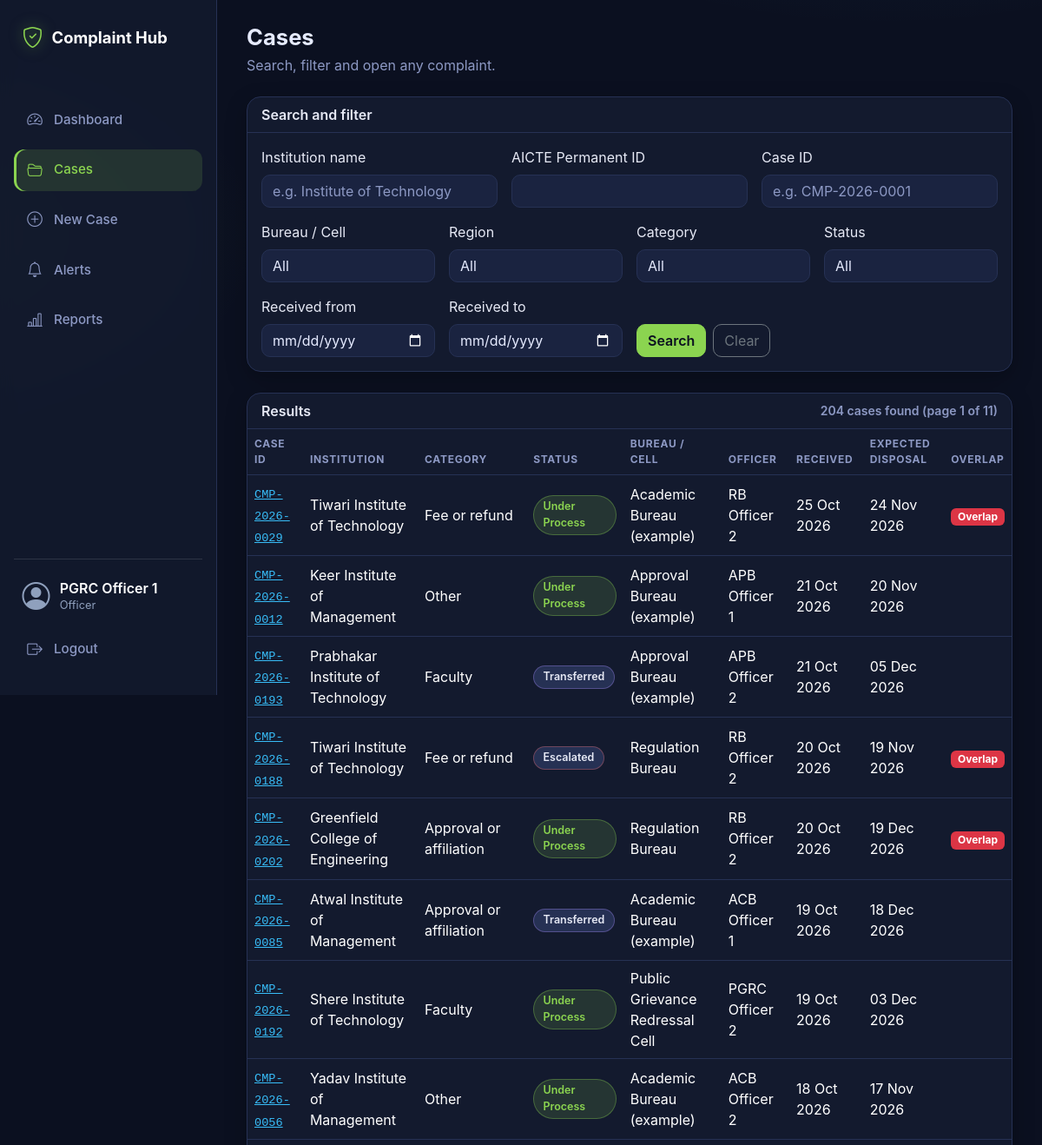
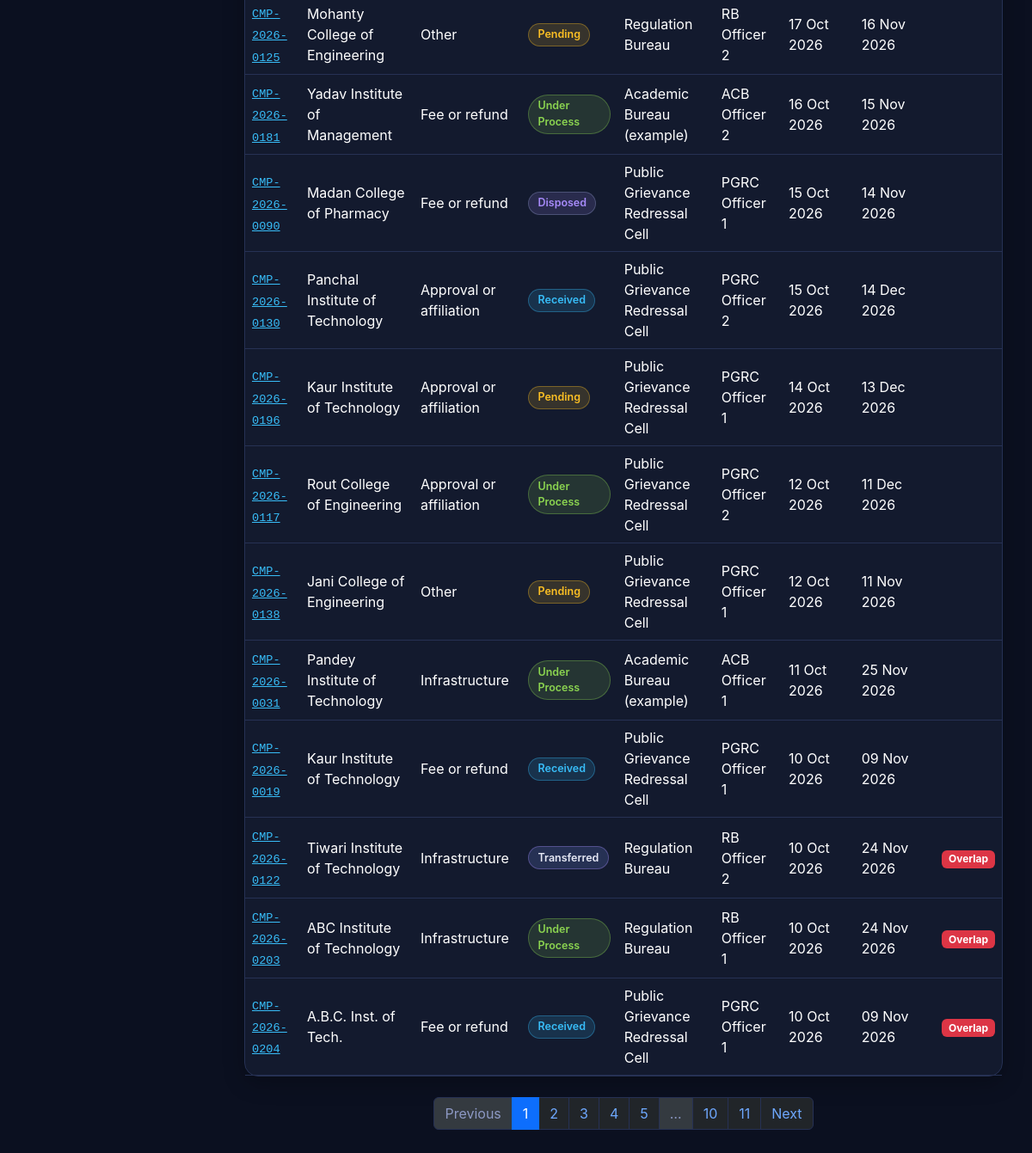
Before: /cases (signed in) with the older database file (2 pictures, top to bottom).
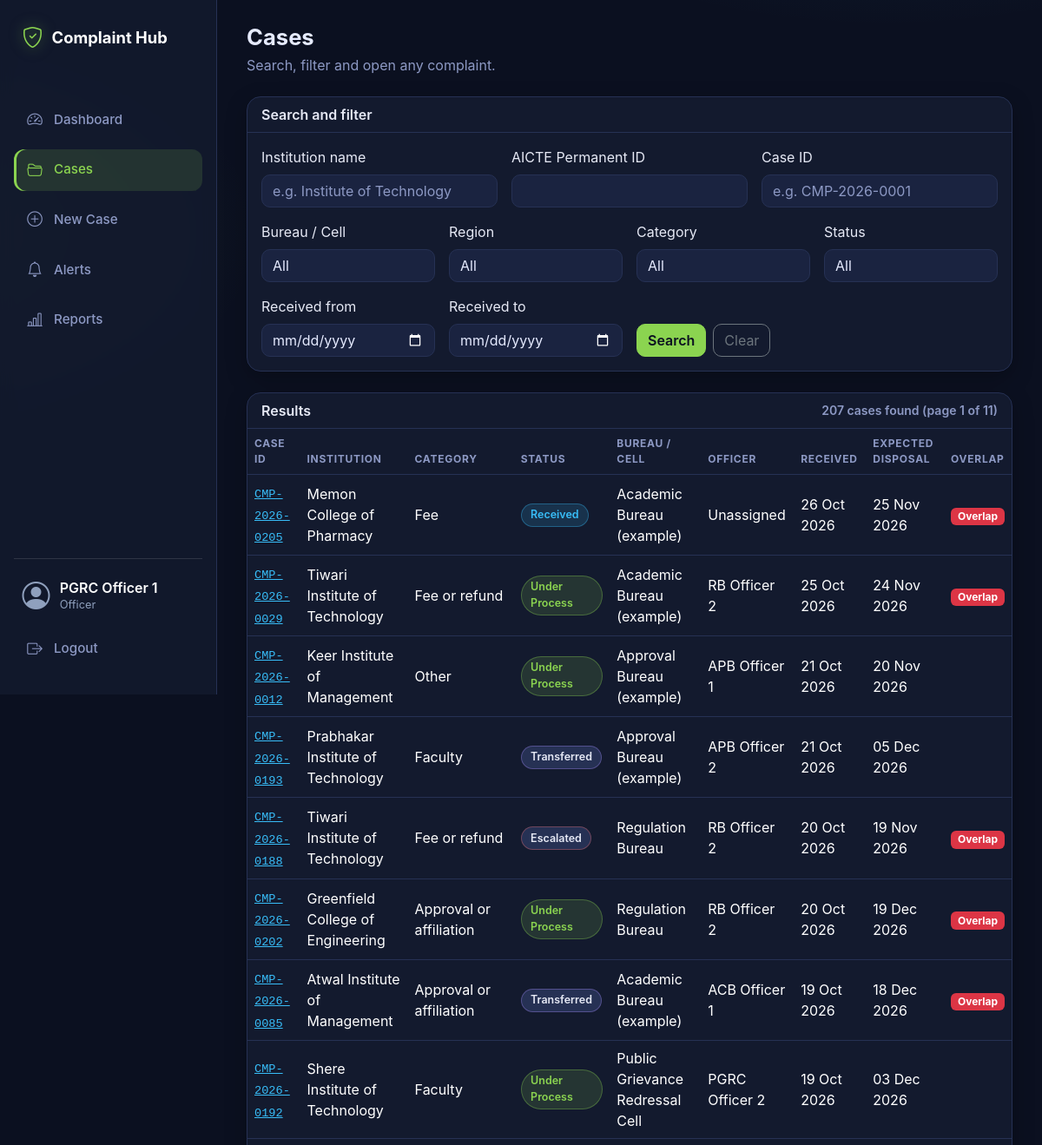
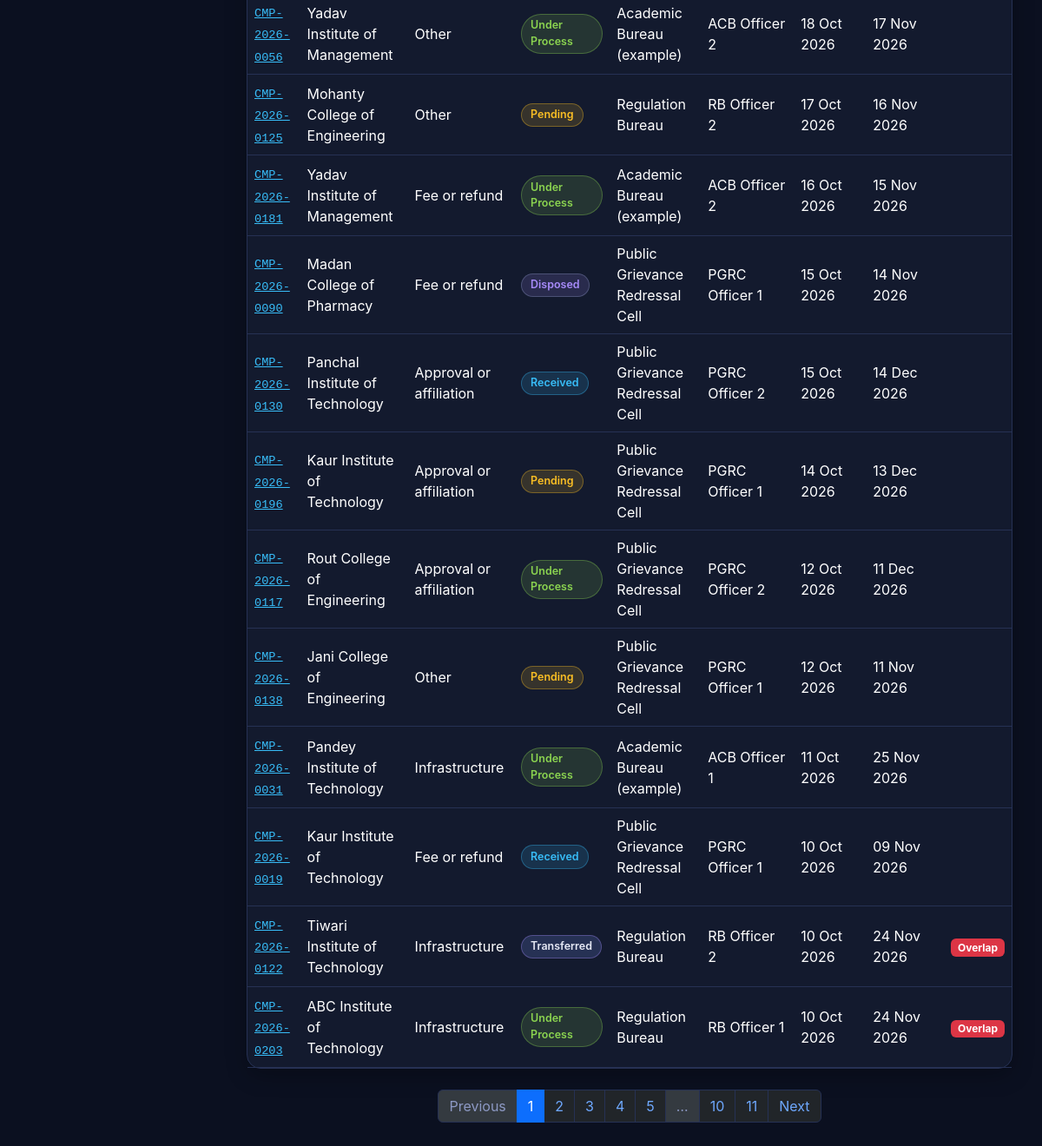
After: the same page with the newer database file (2 pictures, top to bottom).
### models.py (models this page shows)
class User(UserMixin, db.Model):
    __tablename__ = "users"
    id = db.Column(db.Integer, primary_key=True)
    name = db.Column(db.String(100), nullable=False)
    email = db.Column(db.String(120), unique=True, nullable=False)
    password_hash = db.Column(db.String(255), nullable=False)
    role = db.Column(db.String(30), nullable=False)  # admin, officer, regional, senior
    bureau_id = db.Column(db.Integer, db.ForeignKey("bureaus.id"))
    region = db.Column(db.String(50))
    bureau = db.relationship("Bureau")

class Case(db.Model):
    __tablename__ = "cases"
    id = db.Column(db.String(30), primary_key=True)  # e.g. CMP-2026-0001
    institution_id = db.Column(db.String(20), db.ForeignKey("institutions.id"), nullable=False)
    category = db.Column(db.String(60))
    description = db.Column(db.Text)
    received_on = db.Column(db.Date)
    status = db.Column(db.String(30), default="Received")
    current_bureau_id = db.Column(db.Integer, db.ForeignKey("bureaus.id"))
    assigned_officer_id = db.Column(db.Integer, db.ForeignKey("users.id"))
    last_action_summary = db.Column(db.String(200))
    last_action_on = db.Column(db.DateTime)
    next_action_required = db.Column(db.String(200))
    expected_disposal_on = db.Column(db.Date)
    is_escalated = db.Column(db.Boolean, default=False)
    overlap_flag = db.Column(db.Boolean, default=False)
    current_bureau = db.relationship("Bureau")
    officer = db.relationship("User")
    actions = db.relationship("CaseAction", backref="case", order_by="CaseAction.performed_at")

class Institution(db.Model):
    __tablename__ = "institutions"
    id = db.Column(db.String(20), primary_key=True)  # AICTE Permanent ID
    name = db.Column(db.String(200), nullable=False)
    city = db.Column(db.String(100))
    state = db.Column(db.String(100))
    region = db.Column(db.String(50))
    cases = db.relationship("Case", backref="institution")

class Bureau(db.Model):
    __tablename__ = "bureaus"
    id = db.Column(db.Integer, primary_key=True)
    code = db.Column(db.String(20), unique=True, nullable=False)
    name = db.Column(db.String(120), nullable=False)

### app.py (the view)
@app.route("/cases")
def cases():
    f = {
        "institution": request.args.get("institution", "").strip(),
        "institution_id": request.args.get("institution_id", "").strip(),
        "case_id": request.args.get("case_id", "").strip(),
        "bureau": request.args.get("bureau", "").strip(),
        "region": request.args.get("region", "").strip(),
        "category": request.args.get("category", "").strip(),
        "status": request.args.get("status", "").strip(),
        "date_from": request.args.get("date_from", "").strip(),
        "date_to": request.args.get("date_to", "").strip(),
    }
    page = request.args.get("page", 1, type=int)
    query = Case.query.join(Institution)
    if f["institution"]:
        query = query.filter(Institution.name.ilike(f"%{f['institution']}%"))
    if f["institution_id"]:
        query = query.filter(Institution.id.ilike(f"%{f['institution_id']}%"))
    if f["case_id"]:
        query = query.filter(Case.id.ilike(f"%{f['case_id']}%"))
    if f["bureau"].isdigit():
        query = query.filter(Case.current_bureau_id == int(f["bureau"]))
    if f["region"]:
        query = query.filter(Institution.region == f["region"])
    if f["category"]:
        query = query.filter(Case.category == f["category"])
    if f["status"]:
        query = query.filter(Case.status == f["status"])
    date_from = parse_date(f["date_from"])
    date_to = parse_date(f["date_to"])
    if date_from:
        query = query.filter(Case.received_on >= date_from)
    if date_to:
        query = query.filter(Case.received_on <= date_to)
    pagination = query.order_by(Case.received_on.desc(), Case.id).paginate(
        page=page, per_page=20, error_out=False
    )
    bureaus = Bureau.query.order_by(Bureau.name).all()
    regions = [
        row[0]
        for row in db.session.query(Institution.region)
        .filter(Institution.region.isnot(None))
        .distinct()
        .order_by(Institution.region)
    ]
    categories = [
        row[0]
        for row in db.session.query(Case.category)
        .filter(Case.category.isnot(None))
        .distinct()
        .order_by(Case.category)
    ]
    statuses = [
        row[0]
        for row in db.session.query(Case.status)
        .filter(Case.status.isnot(None))
        .distinct()
        .order_by(Case.status)
    ]
    active_filters = {key: value for key, value in f.items() if value}
    return render_template(
        "cases.html",
        pagination=pagination,
        f=f,
        active_filters=active_filters,
        bureaus=bureaus,
        regions=regions,
        categories=categories,
        statuses=statuses,
    )

### templates/cases.html (shortened to what this page needs)
{% extends "base.html" %}
{% block content %}
<div class="mb-4">
    <h1 class="page-title">Cases</h1>
    <p class="page-sub">Search, filter and open any complaint.</p>
</div>
<form method="GET" action="/cases" class="card mb-4">
    <div class="card-header">Search and filter</div>
    <div class="card-body">
        <div class="row g-3">
            <div class="col-md-4">
                <label class="form-label" for="institution">Institution name</label>
                <input type="text" class="form-control" id="institution" name="institution"
                       value="{{ f.institution }}" placeholder="e.g. Institute of Technology">
            </div>
            <div class="col-md-4">
                <label class="form-label" for="institution_id">AICTE Permanent ID</label>
                <input type="text" class="form-control" id="institution_id" name="institution_id"
                       value="{{ f.institution_id }}">
            </div>
            <div class="col-md-4">
                <label class="form-label" for="case_id">Case ID</label>
                <input type="text" class="form-control" id="case_id" name="case_id"
                       value="{{ f.case_id }}" placeholder="e.g. CMP-2026-0001">
            </div>
            <div class="col-md-3">
                <label class="form-label" for="bureau">Bureau / Cell</label>
                <select class="form-select" id="bureau" name="bureau">
                    <option value="">All</option>
                </select>
            </div>
            <div class="col-md-3">
                <label class="form-label" for="region">Region</label>
                <select class="form-select" id="region" name="region">
                    <option value="">All</option>
                </select>
            </div>
            <div class="col-md-3">
                <label class="form-label" for="category">Category</label>
                <select class="form-select" id="category" name="category">
                    <option value="">All</option>
                </select>
            </div>
            <div class="col-md-3">
                <label class="form-label" for="status">Status</label>
                <select class="form-select" id="status" name="status">
                    <option value="">All</option>
                </select>
            </div>
            <div class="col-md-3">
                <label class="form-label" for="date_from">Received from</label>
                <input type="date" class="form-control" id="date_from" name="date_from" value="{{ f.date_from }}">
            </div>
            <div class="col-md-3">
                <label class="form-label" for="date_to">Received to</label>
                <input type="date" class="form-control" id="date_to" name="date_to" value="{{ f.date_to }}">
            </div>
            <div class="col-md-6 d-flex align-items-end gap-2">
                <button type="submit" class="btn btn-primary">Search</button>
                <a href="/cases" class="btn btn-outline-secondary">Clear</a>
            </div>
        </div>
    </div>
</form>
<div class="card mb-4">
    <div class="card-header d-flex justify-content-between align-items-center flex-wrap gap-2">
        <span>Results</span>
        <span class="text-muted small">
            {{ pagination.total }} case{{ '' if pagination.total == 1 else 's' }} found
            {% if pagination.total > 0 %}
                (page {{ pagination.page }} of {{ pagination.pages }})
            {% endif %}
        </span>
    </div>
    <div class="table-responsive">
        <table class="table table-hover align-middle mb-0">
            <thead>
                <tr>
                    <th>Case ID</th>
                    <th>Institution</th>
                    <th>Category</th>
                    <th>Status</th>
                    <th>Bureau / Cell</th>
                    <th>Officer</th>
                    <th>Received</th>
                    <th>Expected disposal</th>
                    <th>Overlap</th>
                </tr>
            </thead>
            <tbody>
                {% for c in pagination.items %}
                <tr>
                    <td><a href="/cases/{{ c.id }}" class="mono">{{ c.id }}</a></td>
                    <td>{{ c.institution.name }}</td>
                    <td>{{ c.category or '-' }}</td>
                    <td>{% if c.status %}<span class="badge-status status-{{ c.status|lower|replace(' ', '-') }}">{{ c.status }}</span>{% else %}-{% endif %}</td>
                    <td>{{ c.current_bureau.name if c.current_bureau else '-' }}</td>
                    <td>{{ c.officer.name if c.officer else 'Unassigned' }}</td>
                    <td>{{ c.received_on.strftime('%d %b %Y') if c.received_on else '-' }}</td>
                    <td>{{ c.expected_disposal_on.strftime('%d %b %Y') if c.expected_disposal_on else '-' }}</td>
                    <td>
                        {% if c.overlap_flag %}
                        <span class="badge bg-danger">Overlap</span>
                        {% endif %}
                    </td>
                </tr>
                {% else %}
                <tr>
                    <td colspan="9" class="text-center text-muted py-4">No cases match your search.</td>
                </tr>
                {% endfor %}
            </tbody>
        </table>
    </div>
</div>
{% if pagination.pages > 1 %}
<nav class="mb-5">
    <ul class="pagination justify-content-center">
        <li class="page-item {% if not pagination.has_prev %}disabled{% endif %}">
            <a class="page-link"
               href="{{ url_for('cases', page=pagination.prev_num, **active_filters) if pagination.has_prev else '#' }}">Previous</a>
        </li>
        {% for p in pagination.iter_pages() %}
            {% if p %}
            <li class="page-item {% if p == pagination.page %}active{% endif %}">
                <a class="page-link" href="{{ url_for('cases', page=p, **active_filters) }}">{{ p }}</a>
            </li>
            {% else %}
            <li class="page-item disabled"><span class="page-link">&hellip;</span></li>
            {% endif %}
        {% endfor %}
        <li class="page-item {% if not pagination.has_next %}disabled{% endif %}">
            <a class="page-link"
               href="{{ url_for('cases', page=pagination.next_num, **active_filters) if pagination.has_next else '#' }}">Next</a>
        </li>
    </ul>
</nav>
{% endif %}
{% endblock %}

### templates/base.html (shortened to what this page needs)
<!DOCTYPE html>
<html lang="en" data-bs-theme="dark"><head>
    <link href="https://cdn.jsdelivr.net/npm/bootstrap@5.3.3/dist/css/bootstrap.min.css" rel="stylesheet">
    <link href="https://cdn.jsdelivr.net/npm/bootstrap-icons@1.11.3/font/bootstrap-icons.min.css" rel="stylesheet">
<link href="{{ url_for('static', filename='theme.css') }}" rel="stylesheet">
</head>
<body>
{% if current_user.is_authenticated %}
<div class="app-shell">
    <aside class="sidebar">
        <div class="sidebar-top">
            <div class="brand"><i class="bi bi-shield-check"></i> Complaint Hub</div>
        </div>
        <div class="collapse d-lg-flex sidebar-body" id="sidebarMenu">
            <nav class="side-nav">
                <a class="side-link {% if request.endpoint == 'dashboard' %}active{% endif %}"
                   href="{{ url_for('dashboard') }}"><i class="bi bi-speedometer2"></i> Dashboard</a>
                <a class="side-link {% if request.endpoint in ('cases', 'case_detail') %}active{% endif %}"
                   href="{{ url_for('cases') }}"><i class="bi bi-folder2-open"></i> Cases</a>
                <a class="side-link {% if request.endpoint == 'new_case' %}active{% endif %}"
                   href="{{ url_for('new_case') }}"><i class="bi bi-plus-circle"></i> New Case</a>
                <a class="side-link {% if request.endpoint == 'alerts' %}active{% endif %}"
                   href="{{ url_for('alerts') }}"><i class="bi bi-bell"></i> Alerts</a>
                <a class="side-link {% if request.endpoint == 'reports' %}active{% endif %}"
                   href="{{ url_for('reports') }}"><i class="bi bi-bar-chart-line"></i> Reports</a>
            </nav>
            <div class="side-footer">
                <div class="side-user">
                    <i class="bi bi-person-circle"></i>
                    <div>
                        <div class="name">{{ current_user.name }}</div>
                        <div class="role">{{ current_user.role or '' }}</div>
                    </div>
                </div>
                <a class="side-link" href="{{ url_for('logout') }}"><i class="bi bi-box-arrow-right"></i> Logout</a>
            </div>
        </div>
    </aside>
    <main class="main">
{% else %}
<div class="auth-shell">
    <main class="auth-main">
{% endif %}
        {% block content %}{% endblock %}
    </main>
</div>
</body>
</html>

Changed rows visible on the page:
no longer on this page (row unchanged): Case: id "CMP-2026-0204", institution.name "A.B.C. Inst. of Tech.", category "Fee or refund", status "Received", current_bureau "Public Grievance Redressal Cell", officer "PGRC Officer 1", received_on "10 Oct 2026", expected_disposal_on "09 Nov 2026", overlap_flag "Overlap"
added Case: id "CMP-2026-0205", institution.name "Memon College of Pharmacy", category "Fee", status "Received", current_bureau "Academic Bureau (example)", officer "Unassigned", received_on "26 Oct 2026", expected_disposal_on "25 Nov 2026", overlap_flag "Overlap"
changed Case "18 Dec 2026": now shows "Overlap"
Other visible differences:
{{ pagination.total }}: "204" → "207"
